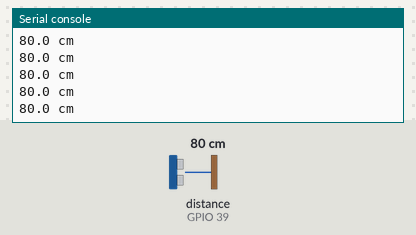
Simulated run of this program. Board: ESP32 board running MicroPython. Parts: the last lines printed to the serial console. The test bench sets the inputs (shaded band); at power-on: distance to the obstacle (sensor on GPIO 39) 80 cm. The echo pulse lasts 58.3 µs per cm.

Above: at 1.2 s.
1.3 s: distance to the obstacle (sensor on GPIO 39) set to 299 cm
At 1.62 s:
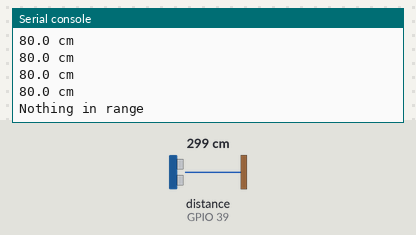
2.9 s: distance to the obstacle (sensor on GPIO 39) set to 2 cm
At 2.92 s:
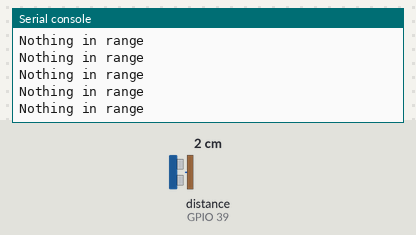

The program:

ultrasonic_library.py
```python
# Measure distance using the DistanceSensor class from distance.py
# (copy distance.py onto your ESP32 first)
import time
from distance import DistanceSensor

sensor = DistanceSensor(trigger_pin=5, echo_pin=39)

while True:
    cm = sensor.distance_cm()
    if cm is None:
        print("Nothing in range")
    else:
        print(cm, "cm")
    time.sleep_ms(200)
```

distance.py
```python
# distance.py - measure distance with an HC-SR04 ultrasonic sensor.
#
# Wiring (see the Ultrasonic Sensors lesson):
#   VCC -> 3V3 (HC-SR04P / 3.3 V version) or VIN (classic 5 V HC-SR04)
#   TRIG -> GPIO 5
#   ECHO -> GPIO 39 (through a voltage divider if the sensor runs on 5 V)
#   GND -> GND
#
# Usage:
#   from distance import DistanceSensor
#   sensor = DistanceSensor(trigger_pin=5, echo_pin=39)
#   print(sensor.distance_cm())   # a number, or None if nothing was in range

import time
from machine import Pin, time_pulse_us

# Sound travels about 0.0343 cm per microsecond. The echo time covers the
# trip there AND back, so we halve it.
CM_PER_MICROSECOND = 0.0343 / 2

# The sensor needs a short rest between measurements, or it can hear the
# echo of the previous ping.
MIN_GAP_MS = 60


class DistanceSensor:
    def __init__(self, trigger_pin, echo_pin, max_cm=250):
        self.trigger = Pin(trigger_pin, Pin.OUT, value=0)
        self.echo = Pin(echo_pin, Pin.IN)
        # Longest echo worth waiting for, plus a little extra
        self.timeout_us = int(max_cm / CM_PER_MICROSECOND) + 2000
        self._last_ping = time.ticks_ms() - MIN_GAP_MS

    def distance_cm(self):
        # Wait if we pinged too recently
        wait = MIN_GAP_MS - time.ticks_diff(time.ticks_ms(), self._last_ping)
        if wait > 0:
            time.sleep_ms(wait)

        # A 10 microsecond pulse on TRIG tells the sensor to send a ping
        self.trigger.value(1)
        time.sleep_us(10)
        self.trigger.value(0)
        self._last_ping = time.ticks_ms()

        # ECHO goes high for as long as the sound took to come back
        duration = time_pulse_us(self.echo, 1, self.timeout_us)
        if duration < 0:
            return None   # no echo: nothing in range
        return round(duration * CM_PER_MICROSECOND, 1)
```

Measured:
- after the input at 1.3 s, the serial console: prints a new line after 0.16 s (image 1)
